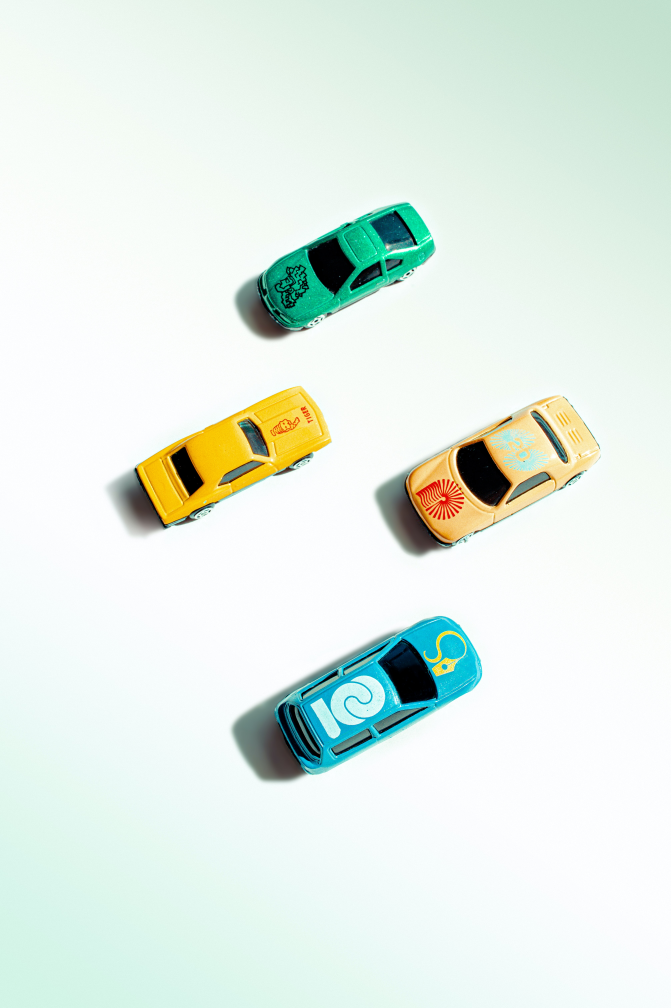
#> input picture cars.jpg, 4024 x 6048 px (shown at 1/6 size)
$ python shapes.py
#> lines starting #> are read from the running program, lines starting #| are printed output that depends on the picture
from turtle import width
import cv2
import numpy as np

img = cv2.imread("cars.jpg")
#> img is the input picture: shape (6048, 4024, 3); mean B, G, R 230.4, 238.4, 226.7

shape = img.shape
#> shape = (6048, 4024, 3)
aspect_ratio = shape[1]/shape[0]
#> aspect_ratio = 0.665
width,height = 480, int(aspect_ratio*480)
#> width = 480; height = 319

pts1 = np.float32([[2440,1170],[770,2800],[3640,2680],[1860,4650]])

pts2 = np.float32([[0,0],[0,width],[0,height],[width,height]])
#> pts2 = [[0, 0], [0, 480], [0, 319], [480, 319]]


matrix = cv2.getPerspectiveTransform(pts1,pts2)

imgOutput = cv2.warpPerspective(img,matrix,(width,height))
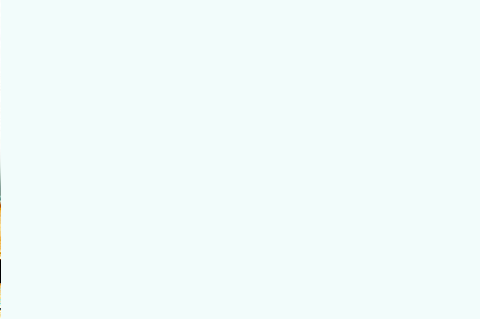
#> imgOutput: shape (319, 480, 3); mean B, G, R 250.9, 251.9, 241.9

cv2.imshow("Image",imgOutput)
cv2.waitKey(0)
